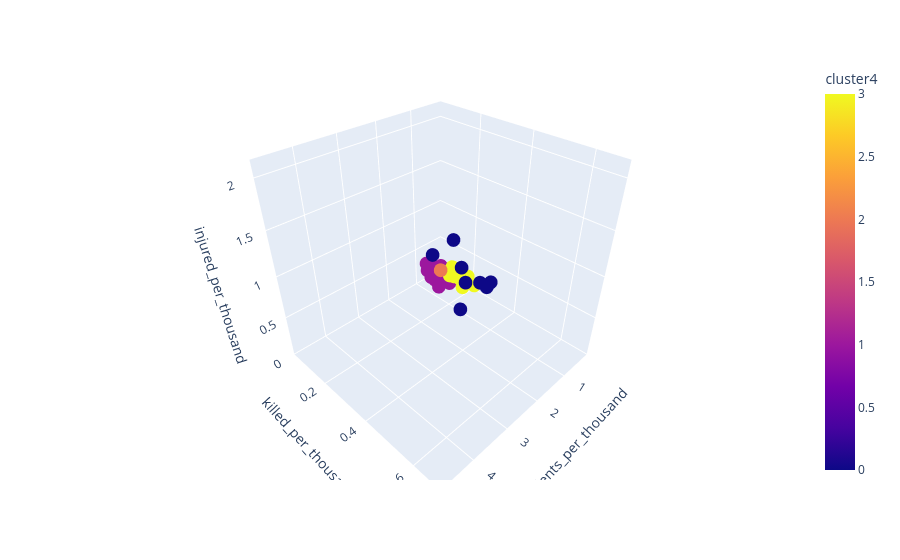

This figure's notebook cell:
### Markdown cell above
If we look at the inertia vs k plot we can see that an elbow point may be in point 3, but when we look at the plot with 3 clusters it gives us DC and 2 clusters which are not really that visibly separable. The 4 cluster plot looks better, and it gives us 3 meaningful clusters. We will go with 4

### Code cell
X = MinMaxScaler().fit_transform(
    df[["incidents_per_thousand", "killed_per_thousand", "injured_per_thousand"]]
)
df_norm["cluster4"] = KMeans(n_clusters=4, random_state=42, n_init=10).fit_predict(X)

fig = px.scatter_3d(
    df_norm,
    x="incidents_per_thousand",
    y="killed_per_thousand",
    z="injured_per_thousand",
    color="cluster4",
    hover_name=df_norm.index,
)
fig.show()

### Figure 1 — Plotly figure (JSON) as saved in the notebook; plotly's stock layout.template omitted (floating-point values rounded to 4 significant figures)
{"data": [{"hovertemplate": "<b>%{hovertext}</b><br><br>incidents_per_thousand=%{x}<br>killed_per_thousand=%{y}<br>injured_per_thousand=%{z}<br>cluster4=%{marker.color}<extra></extra>", "hovertext": ["District of Columbia", "Alaska", "Delaware", "Louisiana", "South Carolina", "Illinois", "Mississippi", "Tennessee", "Alabama", "Missouri", "Maryland", "Arkansas", "Kentucky", "Indiana", "Oklahoma", "Ohio", "Massachusetts", "Georgia", "Nebraska", "North Carolina", "West Virginia", "Connecticut", "Rhode Island", "Wyoming", "Wisconsin", "Iowa", "New Mexico", "North Dakota", "Vermont", "Florida", "Kansas", "New Hampshire", "Virginia", "Pennsylvania", "Maine", "Nevada", "South Dakota", "Montana", "Michigan", "New Jersey", "Colorado", "Oregon", "Texas", "New York", "Washington", "Minnesota", "California", "Idaho", "Utah", "Arizona", "Hawaii"], "legendgroup": "", "marker": {"color": [2, 0, 0, 0, 0, 0, 0, 0, 0, 0, 3, 3, 3, 3, 3, 3, 1, 3, 1, 3, 3, 1, 1, 1, 1, 1, 3, 1, 1, 3, 3, 1, 3, 3, 1, 3, 1, 1, 1, 1, 1, 1, 1, 1, 1, 1, 1, 1, 1, 1, 1], "coloraxis": "coloraxis", "symbol": "circle"}, "mode": "markers", "name": "", "scene": "scene", "showlegend": false, "type": "scatter3d", "x": [4.731, 1.829, 1.79, 1.737, 1.418, 1.365, 1.204, 1.157, 1.127, 1.092, 0.9687, 0.9543, 0.9392, 0.8855, 0.8837, 0.8818, 0.8803, 0.8769, 0.873, 0.8711, 0.855, 0.855, 0.8475, 0.8436, 0.8309, 0.8065, 0.7873, 0.7599, 0.7549, 0.7437, 0.7374, 0.7214, 0.7114, 0.6984, 0.6828, 0.6809, 0.637, 0.6191, 0.6178, 0.6075, 0.5873, 0.5693, 0.4942, 0.4941, 0.4794, 0.4393, 0.419, 0.4003, 0.3595, 0.3409, 0.2032], "y": [0.6796, 0.362, 0.2305, 0.4671, 0.3291, 0.2651, 0.3935, 0.2767, 0.3874, 0.3518, 0.2825, 0.2596, 0.2409, 0.2433, 0.2407, 0.2159, 0.06947, 0.2413, 0.119, 0.2218, 0.1819, 0.09506, 0.05966, 0.1247, 0.1496, 0.08747, 0.2369, 0.0915, 0.09117, 0.1934, 0.1863, 0.06585, 0.1745, 0.1873, 0.08432, 0.2787, 0.1054, 0.1494, 0.1599, 0.1317, 0.146, 0.1111, 0.1837, 0.08675, 0.1191, 0.08409, 0.1429, 0.1005, 0.09457, 0.1602, 0.0443], "z": [2.095, 0.4407, 0.9062, 0.9428, 0.6304, 1.051, 0.6301, 0.6794, 0.6178, 0.5904, 0.5291, 0.4523, 0.4279, 0.4473, 0.3965, 0.4909, 0.2504, 0.3985, 0.3564, 0.4614, 0.3523, 0.3507, 0.3276, 0.0888, 0.3675, 0.2631, 0.2599, 0.1724, 0.1168, 0.3499, 0.32, 0.1078, 0.4265, 0.3955, 0.09938, 0.3317, 0.1335, 0.132, 0.3011, 0.2864, 0.2079, 0.1728, 0.2223, 0.2574, 0.1797, 0.1671, 0.1964, 0.09025, 0.1348, 0.1605, 0.05977]}], "layout": {"coloraxis": {"colorbar": {"title": {"text": "cluster4"}}, "colorscale": [[0, "#0d0887"], [0.1111, "#46039f"], [0.2222, "#7201a8"], [0.3333, "#9c179e"], [0.4444, "#bd3786"], [0.5556, "#d8576b"], [0.6667, "#ed7953"], [0.7778, "#fb9f3a"], [0.8889, "#fdca26"], [1, "#f0f921"]]}, "legend": {"tracegroupgap": 0}, "margin": {"t": 60}, "scene": {"domain": {"x": [0, 1], "y": [0, 1]}, "xaxis": {"title": {"text": "incidents_per_thousand"}}, "yaxis": {"title": {"text": "killed_per_thousand"}}, "zaxis": {"title": {"text": "injured_per_thousand"}}}}}
